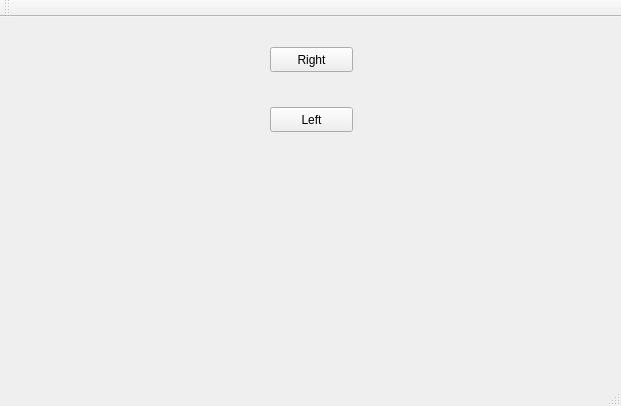
<?xml version="1.0" encoding="UTF-8"?>
<ui version="4.0">
 <class>MainWindow</class>
 <widget class="QMainWindow" name="MainWindow">
  <property name="geometry">
   <rect>
    <x>0</x>
    <y>0</y>
    <width>621</width>
    <height>406</height>
   </rect>
  </property>
  <property name="mouseTracking">
   <bool>true</bool>
  </property>
  <property name="windowTitle">
   <string>MainWindow</string>
  </property>
  <widget class="QWidget" name="centralWidget">
   <widget class="QPushButton" name="pB">
    <property name="geometry">
     <rect>
      <x>270</x>
      <y>30</y>
      <width>83</width>
      <height>25</height>
     </rect>
    </property>
    <property name="text">
     <string>Right</string>
    </property>
   </widget>
   <widget class="QPushButton" name="pBTwo">
    <property name="geometry">
     <rect>
      <x>270</x>
      <y>90</y>
      <width>83</width>
      <height>25</height>
     </rect>
    </property>
    <property name="text">
     <string>Left</string>
    </property>
   </widget>
  </widget>
  <widget class="QMenuBar" name="menuBar">
   <property name="geometry">
    <rect>
     <x>0</x>
     <y>0</y>
     <width>621</width>
     <height>22</height>
    </rect>
   </property>
  </widget>
  <widget class="QToolBar" name="mainToolBar">
   <attribute name="toolBarArea">
    <enum>TopToolBarArea</enum>
   </attribute>
   <attribute name="toolBarBreak">
    <bool>false</bool>
   </attribute>
  </widget>
  <widget class="QStatusBar" name="statusBar"/>
 </widget>
 <layoutdefault spacing="6" margin="11"/>
 <resources/>
 <connections/>
</ui>
